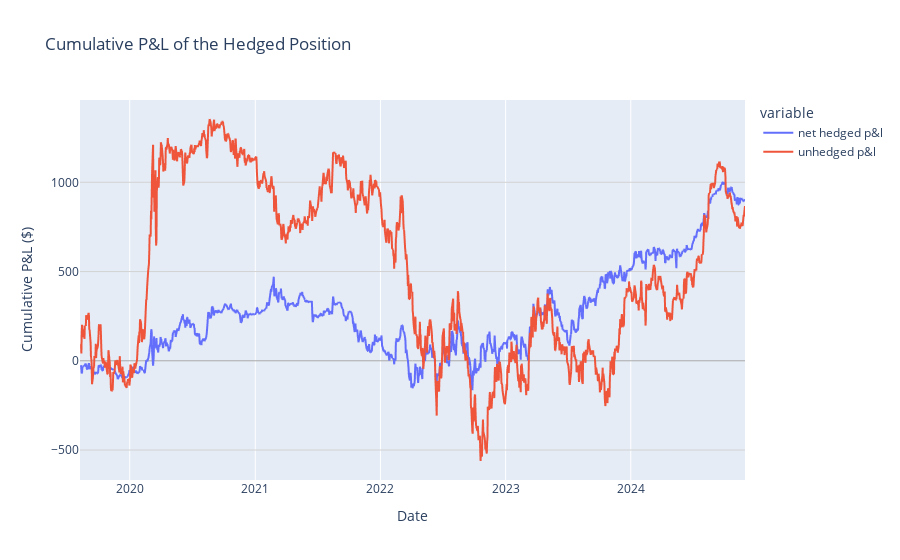

Notebook source saved alongside this figure:
### Code cell
fig = px.line(position[['net hedged p&l','unhedged p&l']].cumsum(), title='Cumulative P&L of the Hedged Position')
fig.update_layout(
    xaxis_title='Date',
    yaxis_title='Cumulative P&L ($)',
    yaxis=dict(
        tickformat=",0f",
        zeroline=True,
        zerolinecolor='darkgray', 
        zerolinewidth=1,
        gridcolor='lightgrey',
        showgrid=True
    )
)
fig.show()

### Figure 1 — Plotly figure (JSON) as saved in the notebook; plotly's stock layout.template omitted (floating-point values rounded to 4 significant figures; data arrays with more than 128 entries replaced by an {"elided": "..."} marker saying what was removed)
{"data": [{"hovertemplate": "variable=net hedged p&l<br>quote date=%{x}<br>value=%{y}<extra></extra>", "legendgroup": "net hedged p&l", "line": {"color": "#636efa", "dash": "solid"}, "marker": {"symbol": "circle"}, "mode": "lines", "name": "net hedged p&l", "showlegend": true, "type": "scattergl", "x": {"elided": "1330 str values"}, "xaxis": "x", "y": {"elided": "1330 float values"}, "yaxis": "y"}, {"hovertemplate": "variable=unhedged p&l<br>quote date=%{x}<br>value=%{y}<extra></extra>", "legendgroup": "unhedged p&l", "line": {"color": "#EF553B", "dash": "solid"}, "marker": {"symbol": "circle"}, "mode": "lines", "name": "unhedged p&l", "showlegend": true, "type": "scattergl", "x": {"elided": "1330 str values"}, "xaxis": "x", "y": {"elided": "1330 float values"}, "yaxis": "y"}], "layout": {"legend": {"title": {"text": "variable"}, "tracegroupgap": 0}, "title": {"text": "Cumulative P&L of the Hedged Position"}, "xaxis": {"anchor": "y", "domain": [0, 1], "title": {"text": "Date"}}, "yaxis": {"anchor": "x", "domain": [0, 1], "gridcolor": "lightgrey", "showgrid": true, "tickformat": ",0f", "title": {"text": "Cumulative P&L ($)"}, "zeroline": true, "zerolinecolor": "darkgray", "zerolinewidth": 1}}}
